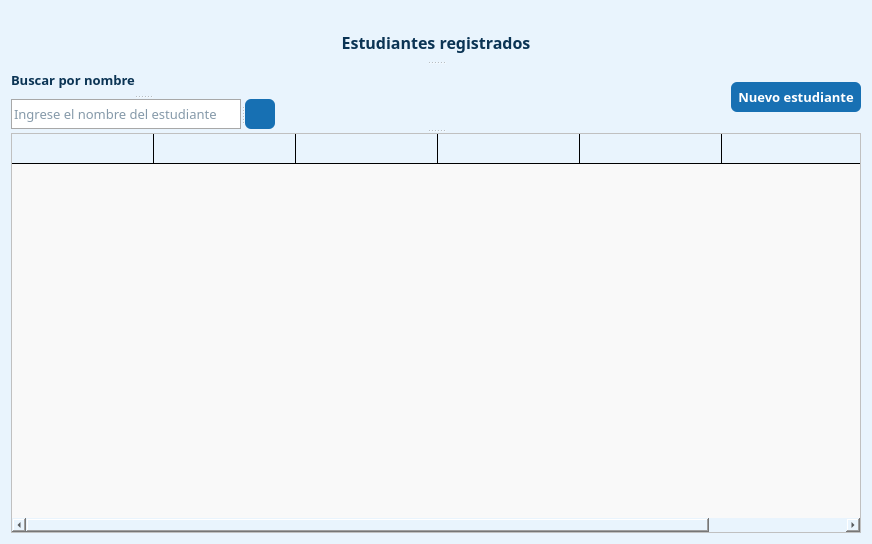
             <widget class="QWidget" name="ListStudents">
              <property name="styleSheet">
               <string notr="true">background-color:#e9f4fd;</string>
              </property>
              <attribute name="title">
               <string>Lista Estudiantes</string>
              </attribute>
              <layout class="QGridLayout" name="gridLayout_4">
               <item row="0" column="0">
                <widget class="QSplitter" name="listStudentMain">
                 <property name="orientation">
                  <enum>Qt::Vertical</enum>
                 </property>
                 <widget class="QSplitter" name="header_list">
                  <property name="orientation">
                   <enum>Qt::Vertical</enum>
                  </property>
                  <widget class="QLabel" name="tittle_header">
                   <property name="minimumSize">
                    <size>
                     <width>0</width>
                     <height>50</height>
                    </size>
                   </property>
                   <property name="maximumSize">
                    <size>
                     <width>16777215</width>
                     <height>50</height>
                    </size>
                   </property>
                   <property name="font">
                    <font>
                     <family>Euphemia</family>
                     <pointsize>12</pointsize>
                     <weight>75</weight>
                     <bold>true</bold>
                    </font>
                   </property>
                   <property name="styleSheet">
                    <string notr="true">color: rgb(11, 52, 84);
margin-top:12px;</string>
                   </property>
                   <property name="text">
                    <string>Estudiantes registrados</string>
                   </property>
                   <property name="alignment">
                    <set>Qt::AlignCenter</set>
                   </property>
                   <property name="margin">
                    <number>0</number>
                   </property>
                  </widget>
                  <widget class="QWidget" name="layoutWidget">
                   <layout class="QHBoxLayout" name="options">
                    <property name="spacing">
                     <number>3</number>
                    </property>
                    <item>
                     <widget class="QSplitter" name="filter">
                      <property name="orientation">
                       <enum>Qt::Vertical</enum>
                      </property>
                      <widget class="QLabel" name="filter_tittle">
                       <property name="minimumSize">
                        <size>
                         <width>0</width>
                         <height>30</height>
                        </size>
                       </property>
                       <property name="maximumSize">
                        <size>
                         <width>16777215</width>
                         <height>30</height>
                        </size>
                       </property>
                       <property name="font">
                        <font>
                         <family>Euphemia</family>
                         <pointsize>10</pointsize>
                         <weight>75</weight>
                         <bold>true</bold>
                        </font>
                       </property>
                       <property name="styleSheet">
                        <string notr="true">color: rgb(11, 52, 84);</string>
                       </property>
                       <property name="lineWidth">
                        <number>6</number>
                       </property>
                       <property name="text">
                        <string>Buscar por nombre</string>
                       </property>
                      </widget>
                      <widget class="QSplitter" name="box_filter">
                       <property name="orientation">
                        <enum>Qt::Horizontal</enum>
                       </property>
                       <widget class="QLineEdit" name="box">
                        <property name="minimumSize">
                         <size>
                          <width>230</width>
                          <height>30</height>
                         </size>
                        </property>
                        <property name="maximumSize">
                         <size>
                          <width>230</width>
                          <height>30</height>
                         </size>
                        </property>
                        <property name="font">
                         <font>
                          <family>Euphemia</family>
                          <pointsize>10</pointsize>
                         </font>
                        </property>
                        <property name="styleSheet">
                         <string notr="true">background-color: rgb(255, 255, 255);
color: rgb(11, 52, 84);
border:1px solid  #a8a8a8;</string>
                        </property>
                        <property name="placeholderText">
                         <string>Ingrese el nombre del estudiante</string>
                        </property>
                       </widget>
                       <widget class="QPushButton" name="button_search">
                        <property name="minimumSize">
                         <size>
                          <width>30</width>
                          <height>30</height>
                         </size>
                        </property>
                        <property name="maximumSize">
                         <size>
                          <width>30</width>
                          <height>30</height>
                         </size>
                        </property>
                        <property name="cursor">
                         <cursorShape>PointingHandCursor</cursorShape>
                        </property>
                        <property name="styleSheet">
                         <string notr="true">background-color:#1770b3;
borde: none;
border-radius:6px;
</string>
                        </property>
                        <property name="text">
                         <string/>
                        </property>
                        <property name="icon">
                         <iconset resource="../../../dashboard/resources.qrc">
                          <normaloff>:/icons/assets/icons/Search.svg</normaloff>:/icons/assets/icons/Search.svg</iconset>
                        </property>
                       </widget>
                      </widget>
                     </widget>
                    </item>
                    <item>
                     <spacer name="horizontalSpacer_2">
                      <property name="orientation">
                       <enum>Qt::Horizontal</enum>
                      </property>
                      <property name="sizeHint" stdset="0">
                       <size>
                        <width>328</width>
                        <height>21</height>
                       </size>
                      </property>
                     </spacer>
                    </item>
                    <item>
                     <widget class="QSplitter" name="newStudent">
                      <property name="orientation">
                       <enum>Qt::Vertical</enum>
                      </property>
                      <widget class="QPushButton" name="button_add">
                       <property name="minimumSize">
                        <size>
                         <width>130</width>
                         <height>30</height>
                        </size>
                       </property>
                       <property name="maximumSize">
                        <size>
                         <width>130</width>
                         <height>30</height>
                        </size>
                       </property>
                       <property name="font">
                        <font>
                         <family>Euphemia</family>
                         <pointsize>10</pointsize>
                         <weight>75</weight>
                         <bold>true</bold>
                        </font>
                       </property>
                       <property name="cursor">
                        <cursorShape>PointingHandCursor</cursorShape>
                       </property>
                       <property name="styleSheet">
                        <string notr="true">background-color:#1770b3;
border: none;
border-radius: 6px;
color:white;</string>
                       </property>
                       <property name="text">
                        <string>Nuevo estudiante</string>
                       </property>
                      </widget>
                     </widget>
                    </item>
                   </layout>
                  </widget>
                 </widget>
                 <widget class="QTableWidget" name="list_student_table">
                  <property name="minimumSize">
                   <size>
                    <width>850</width>
                    <height>400</height>
                   </size>
                  </property>
                  <property name="maximumSize">
                   <size>
                    <width>850</width>
                    <height>430</height>
                   </size>
                  </property>
                  <property name="styleSheet">
                   <string notr="true">QTableWidget {
 gridline-color: black; 
    background-color: #F9F9F9;
}

QTableWidget::item {
    padding: 1px;
 	 background-color: #e9f4fd;
     color: #000080; 
	text-align:center;
}

QTableWidget::item:selected {
    background-color: #ddeffd;
    color: black; 
}

QHeaderView::section {
    background-color: #13598f; 
    color: white; 
    padding: 3px;
    border: 0.4px solid white;
    font-family: Euphemia;
    font-size: 12px;
font-weight:bold;
}

QTableWidget::item:alternate {
    background-color: #F0F0F0;
}


</string>
                  </property>
                  <property name="editTriggers">
                   <set>QAbstractItemView::NoEditTriggers</set>
                  </property>
                  <property name="dragDropMode">
                   <enum>QAbstractItemView::NoDragDrop</enum>
                  </property>
                  <property name="showGrid">
                   <bool>true</bool>
                  </property>
                  <property name="gridStyle">
                   <enum>Qt::SolidLine</enum>
                  </property>
                  <property name="sortingEnabled">
                   <bool>false</bool>
                  </property>
                  <property name="wordWrap">
                   <bool>true</bool>
                  </property>
                  <property name="cornerButtonEnabled">
                   <bool>true</bool>
                  </property>
                  <property name="rowCount">
                   <number>1</number>
                  </property>
                  <attribute name="horizontalHeaderVisible">
                   <bool>false</bool>
                  </attribute>
                  <attribute name="horizontalHeaderCascadingSectionResizes">
                   <bool>false</bool>
                  </attribute>
                  <attribute name="horizontalHeaderDefaultSectionSize">
                   <number>142</number>
                  </attribute>
                  <attribute name="horizontalHeaderMinimumSectionSize">
                   <number>37</number>
                  </attribute>
                  <attribute name="horizontalHeaderShowSortIndicator" stdset="0">
                   <bool>false</bool>
                  </attribute>
                  <attribute name="horizontalHeaderStretchLastSection">
                   <bool>false</bool>
                  </attribute>
                  <attribute name="verticalHeaderVisible">
                   <bool>false</bool>
                  </attribute>
                  <attribute name="verticalHeaderCascadingSectionResizes">
                   <bool>false</bool>
                  </attribute>
                  <attribute name="verticalHeaderDefaultSectionSize">
                   <number>30</number>
                  </attribute>
                  <attribute name="verticalHeaderShowSortIndicator" stdset="0">
                   <bool>false</bool>
                  </attribute>
                  <row/>
                  <column>
                   <property name="text">
                    <string>DNI</string>
                   </property>
                   <property name="textAlignment">
                    <set>AlignCenter</set>
                   </property>
                   <property name="background">
                    <color>
                     <red>255</red>
                     <green>255</green>
                     <blue>255</blue>
                    </color>
                   </property>
                   <property name="foreground">
                    <brush brushstyle="SolidPattern">
                     <color alpha="255">
                      <red>0</red>
                      <green>0</green>
                      <blue>0</blue>
                     </color>
                    </brush>
                   </property>
                  </column>
                  <column>
                   <property name="text">
                    <string>Nombre</string>
                   </property>
                   <property name="textAlignment">
                    <set>AlignCenter</set>
                   </property>
                  </column>
                  <column>
                   <property name="text">
                    <string>Grado</string>
                   </property>
                   <property name="textAlignment">
                    <set>AlignCenter</set>
                   </property>
                  </column>
                  <column>
                   <property name="text">
                    <string>Tutor</string>
                   </property>
                  </column>
                  <column>
                   <property name="text">
                    <string>Teléfono Tutor</string>
                   </property>
                   <property name="textAlignment">
                    <set>AlignCenter</set>
                   </property>
                  </column>
                  <column>
                   <property name="text">
                    <string>N° Facturas</string>
                   </property>
                  </column>
                  <item row="0" column="0">
                   <property name="text">
                    <string/>
                   </property>
                   <property name="textAlignment">
                    <set>AlignCenter</set>
                   </property>
                  </item>
                  <item row="0" column="1">
                   <property name="text">
                    <string/>
                   </property>
                  </item>
                 </widget>
                </widget>
               </item>
              </layout>
             </widget>
